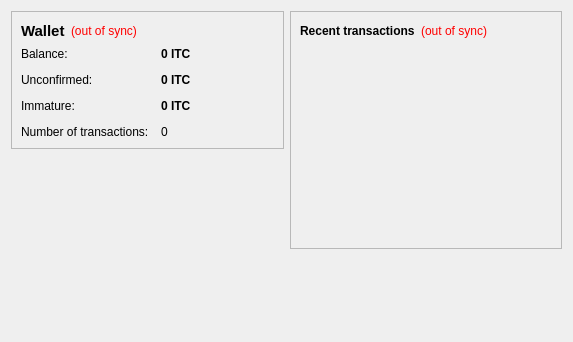
<?xml version="1.0" encoding="UTF-8"?>
<ui version="4.0">
 <class>OverviewPage</class>
 <widget class="QWidget" name="OverviewPage">
  <property name="geometry">
   <rect>
    <x>0</x>
    <y>0</y>
    <width>573</width>
    <height>342</height>
   </rect>
  </property>
  <property name="windowTitle">
   <string>Form</string>
  </property>
  <layout class="QHBoxLayout" name="horizontalLayout" stretch="1,1">
   <item>
    <layout class="QVBoxLayout" name="verticalLayout_2">
     <item>
      <widget class="QFrame" name="frame">
       <property name="frameShape">
        <enum>QFrame::StyledPanel</enum>
       </property>
       <property name="frameShadow">
        <enum>QFrame::Raised</enum>
       </property>
       <layout class="QVBoxLayout" name="verticalLayout_4">
        <item>
         <layout class="QHBoxLayout" name="horizontalLayout_4">
          <item>
           <widget class="QLabel" name="label_5">
            <property name="font">
             <font>
              <pointsize>11</pointsize>
              <weight>75</weight>
              <bold>true</bold>
             </font>
            </property>
            <property name="text">
             <string>Wallet</string>
            </property>
           </widget>
          </item>
          <item>
           <widget class="QLabel" name="labelWalletStatus">
            <property name="toolTip">
             <string>The displayed information may be out of date. Your wallet automatically synchronizes with the ItCoin network after a connection is established, but this process has not completed yet.</string>
            </property>
            <property name="styleSheet">
             <string notr="true">QLabel { color: red; }</string>
            </property>
            <property name="text">
             <string notr="true">(out of sync)</string>
            </property>
            <property name="alignment">
             <set>Qt::AlignLeading|Qt::AlignLeft|Qt::AlignVCenter</set>
            </property>
           </widget>
          </item>
          <item>
           <spacer name="horizontalSpacer_2">
            <property name="orientation">
             <enum>Qt::Horizontal</enum>
            </property>
            <property name="sizeHint" stdset="0">
             <size>
              <width>40</width>
              <height>20</height>
             </size>
            </property>
           </spacer>
          </item>
         </layout>
        </item>
        <item>
         <layout class="QFormLayout" name="formLayout_2">
          <property name="fieldGrowthPolicy">
           <enum>QFormLayout::AllNonFixedFieldsGrow</enum>
          </property>
          <property name="horizontalSpacing">
           <number>12</number>
          </property>
          <property name="verticalSpacing">
           <number>12</number>
          </property>
          <item row="0" column="0">
           <widget class="QLabel" name="label">
            <property name="text">
             <string>Balance:</string>
            </property>
           </widget>
          </item>
          <item row="0" column="1">
           <widget class="QLabel" name="labelBalance">
            <property name="font">
             <font>
              <weight>75</weight>
              <bold>true</bold>
             </font>
            </property>
            <property name="cursor">
             <cursorShape>IBeamCursor</cursorShape>
            </property>
            <property name="toolTip">
             <string>Your current balance</string>
            </property>
            <property name="text">
             <string notr="true">0 ITC</string>
            </property>
            <property name="textInteractionFlags">
             <set>Qt::LinksAccessibleByMouse|Qt::TextSelectableByKeyboard|Qt::TextSelectableByMouse</set>
            </property>
           </widget>
          </item>
          <item row="1" column="0">
           <widget class="QLabel" name="label_3">
            <property name="text">
             <string>Unconfirmed:</string>
            </property>
           </widget>
          </item>
          <item row="1" column="1">
           <widget class="QLabel" name="labelUnconfirmed">
            <property name="font">
             <font>
              <weight>75</weight>
              <bold>true</bold>
             </font>
            </property>
            <property name="cursor">
             <cursorShape>IBeamCursor</cursorShape>
            </property>
            <property name="toolTip">
             <string>Total of transactions that have yet to be confirmed, and do not yet count toward the current balance</string>
            </property>
            <property name="text">
             <string notr="true">0 ITC</string>
            </property>
            <property name="textInteractionFlags">
             <set>Qt::LinksAccessibleByMouse|Qt::TextSelectableByKeyboard|Qt::TextSelectableByMouse</set>
            </property>
           </widget>
          </item>
          <item row="3" column="0">
           <widget class="QLabel" name="label_2">
            <property name="text">
             <string>Number of transactions:</string>
            </property>
           </widget>
          </item>
          <item row="3" column="1">
           <widget class="QLabel" name="labelNumTransactions">
            <property name="toolTip">
             <string>Total number of transactions in wallet</string>
            </property>
            <property name="text">
             <string notr="true">0</string>
            </property>
           </widget>
          </item>
          <item row="2" column="0">
           <widget class="QLabel" name="labelImmatureText">
            <property name="text">
             <string>Immature:</string>
            </property>
           </widget>
          </item>
          <item row="2" column="1">
           <widget class="QLabel" name="labelImmature">
            <property name="font">
             <font>
              <weight>75</weight>
              <bold>true</bold>
             </font>
            </property>
            <property name="toolTip">
             <string>Mined balance that has not yet matured</string>
            </property>
            <property name="text">
             <string notr="true">0 ITC</string>
            </property>
            <property name="textInteractionFlags">
             <set>Qt::LinksAccessibleByMouse|Qt::TextSelectableByKeyboard|Qt::TextSelectableByMouse</set>
            </property>
           </widget>
          </item>
         </layout>
        </item>
       </layout>
      </widget>
     </item>
     <item>
      <spacer name="verticalSpacer">
       <property name="orientation">
        <enum>Qt::Vertical</enum>
       </property>
       <property name="sizeHint" stdset="0">
        <size>
         <width>20</width>
         <height>40</height>
        </size>
       </property>
      </spacer>
     </item>
    </layout>
   </item>
   <item>
    <layout class="QVBoxLayout" name="verticalLayout_3">
     <item>
      <widget class="QFrame" name="frame_2">
       <property name="frameShape">
        <enum>QFrame::StyledPanel</enum>
       </property>
       <property name="frameShadow">
        <enum>QFrame::Raised</enum>
       </property>
       <layout class="QVBoxLayout" name="verticalLayout">
        <item>
         <layout class="QHBoxLayout" name="horizontalLayout_2">
          <item>
           <widget class="QLabel" name="label_4">
            <property name="text">
             <string>&lt;b&gt;Recent transactions&lt;/b&gt;</string>
            </property>
           </widget>
          </item>
          <item>
           <widget class="QLabel" name="labelTransactionsStatus">
            <property name="toolTip">
             <string>The displayed information may be out of date. Your wallet automatically synchronizes with the ItCoin network after a connection is established, but this process has not completed yet.</string>
            </property>
            <property name="styleSheet">
             <string notr="true">QLabel { color: red; }</string>
            </property>
            <property name="text">
             <string notr="true">(out of sync)</string>
            </property>
            <property name="alignment">
             <set>Qt::AlignRight|Qt::AlignTrailing|Qt::AlignVCenter</set>
            </property>
           </widget>
          </item>
          <item>
           <spacer name="horizontalSpacer">
            <property name="orientation">
             <enum>Qt::Horizontal</enum>
            </property>
            <property name="sizeHint" stdset="0">
             <size>
              <width>40</width>
              <height>20</height>
             </size>
            </property>
           </spacer>
          </item>
         </layout>
        </item>
        <item>
         <widget class="QListView" name="listTransactions">
          <property name="styleSheet">
           <string notr="true">QListView { background: transparent; }</string>
          </property>
          <property name="frameShape">
           <enum>QFrame::NoFrame</enum>
          </property>
          <property name="verticalScrollBarPolicy">
           <enum>Qt::ScrollBarAlwaysOff</enum>
          </property>
          <property name="horizontalScrollBarPolicy">
           <enum>Qt::ScrollBarAlwaysOff</enum>
          </property>
          <property name="selectionMode">
           <enum>QAbstractItemView::NoSelection</enum>
          </property>
         </widget>
        </item>
       </layout>
      </widget>
     </item>
     <item>
      <spacer name="verticalSpacer_2">
       <property name="orientation">
        <enum>Qt::Vertical</enum>
       </property>
       <property name="sizeHint" stdset="0">
        <size>
         <width>20</width>
         <height>40</height>
        </size>
       </property>
      </spacer>
     </item>
    </layout>
   </item>
  </layout>
 </widget>
 <resources/>
 <connections/>
</ui>
